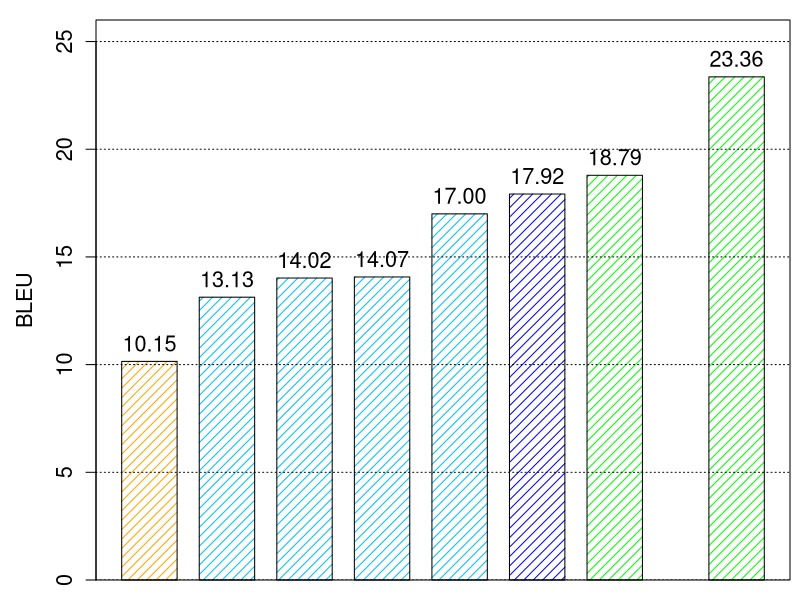

Source code (R):
c <- read.table(file="lesionfeaturetypeSmall.txt", sep = "\t", head=TRUE)

x <- c$BLEU
#names(x) <- c$Title

colorz <- c("orange", "deepskyblue", "deepskyblue", "deepskyblue", "deepskyblue", "blue", "green", "green")
fillz <- c(15, 15, 15, 15, 15, 15, 15, 15)
anglez <- c(45, 45, 45, 45, 45, 45, 45, 45)
spacez <- c(0.4, 0.4, 0.4, 0.4, 0.4, 0.4, 0.4, 1.2)

saxis <- 1.3
slabels <- 1.3
snames <- 1.3

pdf(file="lesionfeaturetyperawSmall.pdf", height=4, width=11, onefile=TRUE, family='Helvetica', pointsize=12)
par(mar=c(1.0,4.8,1.0,0.5), new=FALSE, cex.lab=slabels)

bp <-barplot(x, density=fillz, col=colorz, angle=anglez, space=spacez, ylab="BLEU", cex.lab=slabels, cex.axis=saxis, cex.names=snames, ylim=c(0, 26), legend=F)
grid(nx = 0, ny = NULL, col = "black", lty = "dotted", lwd = 1, equilogs = FALSE)
#legend("topright", as.character(c$Title), cex=slabels, density=fillz, fill=colorz, bty="y", bg="white")
box()

height <- rbind(x)
text(bp, height, labels=format(height, 4), pos=3, cex=snames)

dev.off()
